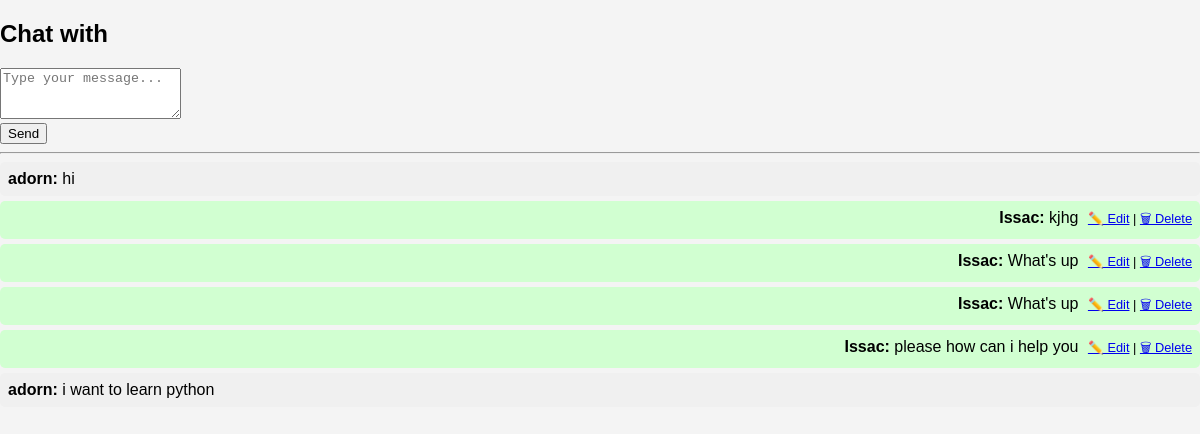
Screenshot of /chat/private-chat/1/ (signed in) with the database file from the repository.
### chat/models.py (models this page shows, shortened)
class Message(models.Model):
    sender = models.ForeignKey(settings.AUTH_USER_MODEL, related_name='sent_messages', on_delete=models.CASCADE)
    receiver = models.ForeignKey(settings.AUTH_USER_MODEL, related_name='received_messages', on_delete=models.CASCADE)
    content = models.TextField()
    timestamp = models.DateTimeField(auto_now_add=True)
    read = models.BooleanField(default=False)  # Optional: track if the message has been read

### accounts/models.py (models this page shows, shortened)
class CustomUser(AbstractBaseUser, PermissionsMixin):
    USER_TYPES = (
        ('admin', 'Admin'),
        ('lecturer', 'Lecturer'),
        ('student', 'Student'),
        ('learner', 'Learner'),
    )
    email = models.EmailField(unique=True)
    username = models.CharField(max_length=50, unique=True)
    user_type = models.CharField(max_length=10, choices=USER_TYPES)
    is_active = models.BooleanField(default=True)
    is_staff = models.BooleanField(default=False)
    last_seen = models.DateTimeField(default=timezone.now)
    date_joined = models.DateTimeField(default=timezone.now)   # ✅ Add this
    profile_picture = models.ImageField(upload_to='profile_pics/', blank=True, null=True)
    last_name = models.CharField(max_length=50, blank=True)
    country = models.CharField(max_length=50, blank=True)
    region = models.CharField(max_length=50, blank=True)
    first_name = models.CharField(max_length=50, blank=True)
    nationality = models.CharField(max_length=50, blank=True)
    date_of_birth = models.DateField(null=True, blank=True)
    gender = models.CharField(max_length=20, blank=True)
    theme = models.CharField(max_length=10, default='light')  # light or dark
    language = models.CharField(max_length=20, default='English')
    bio = models.TextField(blank=True)
    objects = CustomUserManager()
    USERNAME_FIELD = 'email'
    REQUIRED_FIELDS = ['username', 'user_type']

### chat/views.py (the view)
# urls.py: path('private-chat/<int:user_id>/', views.private_chat, name='private-chat'),
@login_required
def private_chat(request, user_id):
    other_user = get_object_or_404(User, id=user_id)
    messages_list = Message.objects.filter(
        Q(sender=request.user, receiver=other_user) |
        Q(sender=other_user, receiver=request.user)
    ).order_by('timestamp')
    if request.method == "POST":
        form = MessageForm(request.POST)
        if form.is_valid():
            msg = form.save(commit=False)
            msg.sender = request.user
            msg.receiver = other_user
            msg.save()
            return redirect('private-chat', user_id=other_user.id)
    else:
        form = MessageForm()
    return render(request, 'chat/private_chat.html', {
        'form': form,
        'messages': messages_list,
        'other_user': other_user
    })

### chat/forms.py
class MessageForm(forms.ModelForm):
    class Meta:
        model = Message
        fields = ['content']
        widgets = {
            'content': forms.Textarea(attrs={'rows': 2, 'placeholder': 'Type your message...'}),
        }

### chat/templates/chat/private_chat.html (shortened to what this page needs)
{% load static %}
<!DOCTYPE html>
<html>
<head>
    <link rel="stylesheet" href="{% static 'css/style.css' %}">
</head>
<body>
<h2>Chat with {{ receiver.username }}</h2>
<form method="POST">
    <textarea name="content" rows="3" placeholder="Type your message..." required></textarea><br>
    <button type="submit">Send</button>
</form>
<hr>
<div>
    {% for msg in messages %}
        <div class="message {% if msg.sender == request.user %}sent{% else %}received{% endif %}">
            <strong>{{ msg.sender.username }}:</strong> {{ msg.content }}
            {% if msg.sender == request.user %}
                <span class="actions">
                    <a href="{% url 'edit-message' msg.id %}">✏️ Edit</a> |
                    <a href="{% url 'delete-message' msg.id %}" onclick="return confirm('Are you sure?');">🗑 Delete</a>
                </span>
            {% endif %}
        </div>
    {% empty %}
        <p>No messages yet. Say hello! 👋</p>
    {% endfor %}
</div>
</body>
</html>

### static/css/style.css (style rules this page uses)
body { font-family: Arial, sans-serif; margin: 0; padding: 0; background: #f4f4f4; }

### chat/templates/chat/private_chat.html (style rules this page uses)
.message { padding: 8px; margin-bottom: 5px; border-radius: 5px; }
.sent { background: #d1ffd1; text-align: right; }
.received { background: #f0f0f0; text-align: left; }
.actions { font-size: 0.8em; margin-left: 5px; }

### rows the page displays
Message: sender.username "adorn", content "hi"
Message: sender.username "Issac", content "kjhg", shows "✏️ Edit"
Message: sender.username "Issac", content "What's up", shows "✏️ Edit"
Message: sender.username "Issac", content "What's up", shows "✏️ Edit"
Message: sender.username "Issac", content "please how can i help you", shows "✏️ Edit"
Message: sender.username "adorn", content "i want to learn python"
